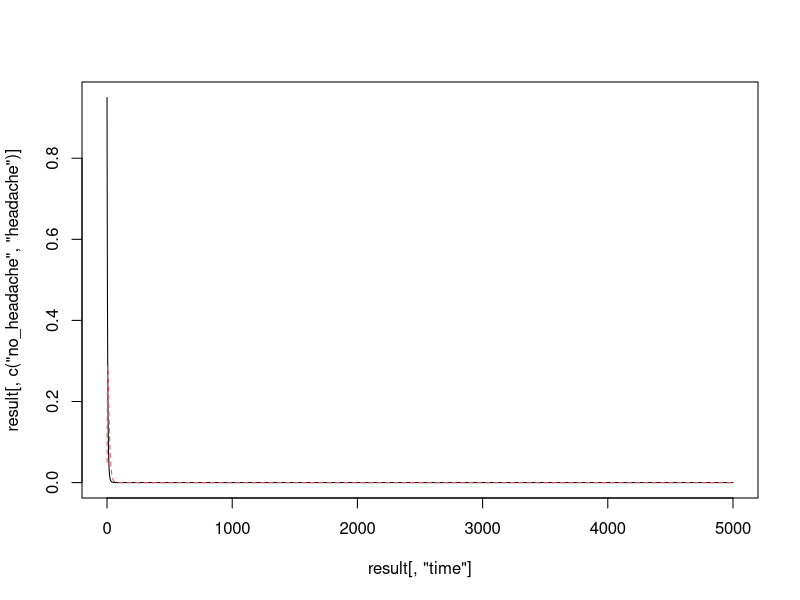
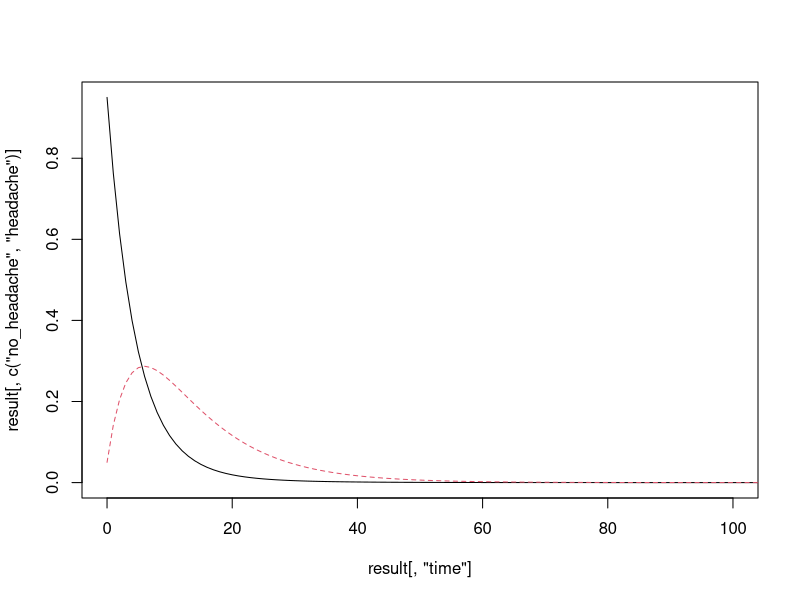

Generate these figures, in order, with R:
## ------------------------------------------------------------------------
## EPI 501: Differential equations of headaches (or non-infectious diseases)

## Load deSolve
library(deSolve)

## ------------------------------------------------------------------------
## Set your time steps, initial values, parameters
times <- seq(0, 5000, by = 1)
yinit <- c(no_headache = 0.95, headache = 0.05)
parameters <- c(incidence = 0.02, recovery = 0.01, 
                birth = 0.1, death = 0.2)

## ------------------------------------------------------------------------
## Create an ODE model -- the solver needs your model written as a function
## that takes in a vector of times, initial values, and parameters 
## (in that order) and returns a list with derivatives of your compartments 
## relative to time.
headache_model <- function(times, yinit, parameters) {
    with(as.list(c(yinit, parameters)), {
        
        ## Define your no headache compartment
        dno_headache <- recovery*headache - 
            incidence*no_headache - death*no_headache 
        
        ## Define your headache compartment
        dheadache <- incidence*no_headache - recovery*headache - 
            death*headache + birth*(headache+no_headache)
        
        ## Don't forget you need to return your compartments
        return(list(c(dno_headache, dheadache)))
    })
}

## ------------------------------------------------------------------------
## Run your model
result <- as.data.frame(ode(y = yinit, times = times, 
                            func = headache_model, parms = parameters))

## ------------------------------------------------------------------------
matplot(x = result[, "time"], 
        y = result[, c("no_headache", "headache")], 
        type = "l")

## ------------------------------------------------------------------------
matplot(x = result[, "time"], 
        y = result[, c("no_headache", "headache")], 
        type = "l", 
        xlim = c(0, 100))
